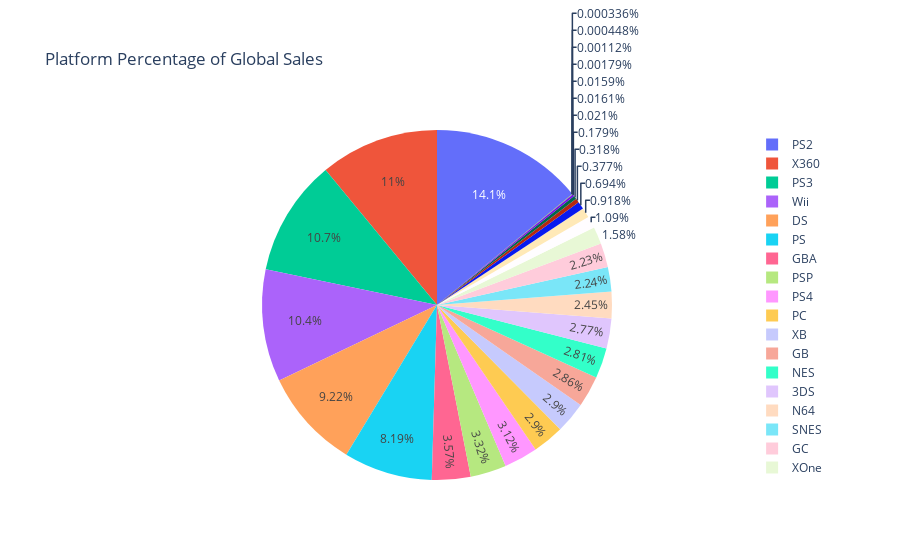

Write notebook code for a chart like this one.
### Code cell
import pandas as pd
import plotly.express as px

# Read the CSV file
# df = pd.read_csv('vgsales.csv')

# Group the data by platform and calculate the total sales for each platform
platform_sales = df.groupby('Platform')['Global_Sales'].sum().reset_index()

# Calculate the percentage of global sales for each platform
platform_sales['Sales_Percentage'] = platform_sales['Global_Sales'] / platform_sales['Global_Sales'].sum() * 100

# Create a pie chart using Plotly Express
fig = px.pie(platform_sales, values='Sales_Percentage', names='Platform', title='Platform Percentage of Global Sales')
fig.show()

### Figure 1 — Plotly figure (JSON) as saved in the notebook; plotly's stock layout.template omitted (floating-point values rounded to 4 significant figures)
{"data": [{"domain": {"x": [0, 1], "y": [0, 1]}, "hovertemplate": "Platform=%{label}<br>Sales_Percentage=%{value}<extra></extra>", "labels": ["2600", "3DO", "3DS", "DC", "DS", "GB", "GBA", "GC", "GEN", "GG", "N64", "NES", "NG", "PC", "PCFX", "PS", "PS2", "PS3", "PS4", "PSP", "PSV", "SAT", "SCD", "SNES", "TG16", "WS", "Wii", "WiiU", "X360", "XB", "XOne"], "legendgroup": "", "name": "", "showlegend": true, "type": "pie", "values": [1.088, 0.001121, 2.774, 0.179, 9.22, 2.864, 3.57, 2.235, 0.3179, 0.0004484, 2.454, 2.815, 0.01614, 2.901, 0.0003363, 8.191, 14.08, 10.74, 3.118, 3.321, 0.6942, 0.3766, 0.02096, 2.243, 0.001794, 0.01592, 10.39, 0.9177, 10.99, 2.895, 1.581]}], "layout": {"legend": {"tracegroupgap": 0}, "title": {"text": "Platform Percentage of Global Sales"}}}
